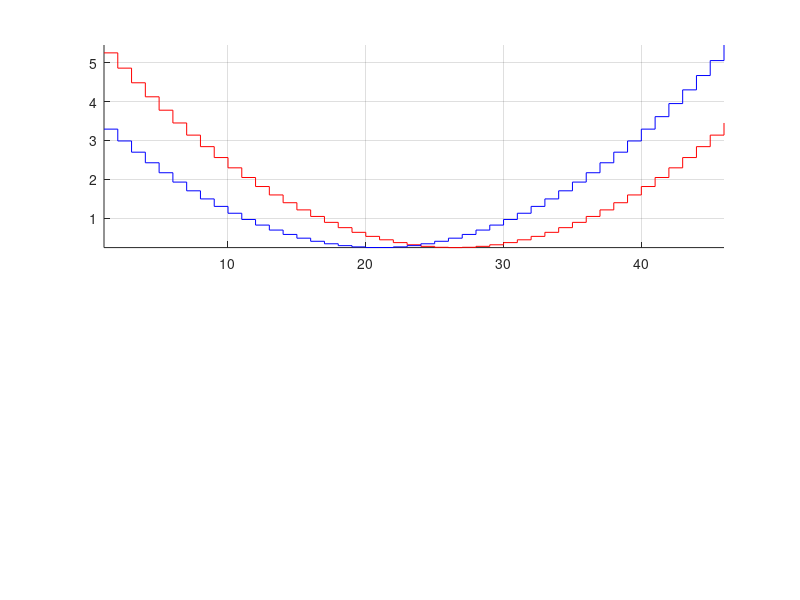

The MATLAB script that drew this image: (Note: this script raises an error after producing the figure.)
function [envelope_pos] = murf_envelope(interval, current_envelope_pos)
%MURF_ENVELOPE Create MuRF envelope curve
%   See also MURF, MURF_ENVELOPE_NEW.

	if nargin == 0
		interval = 0.2; 
	end

	min_pos = 1;
	max_pos = 10;
	max_amplitude = 5;
	envelope_pos = min_pos:interval:max_pos;
	%max_elements = numel(envelope_pos);
	% Or find numel this way:
	max_elements = ceil((max_pos - min_pos) / interval) + 1;
	
	
	if nargin < 2
		current_envelope_pos = floor(max_elements / 2);
	else
		current_envelope_pos = ceil(max_elements /  ...
			(max_pos / current_envelope_pos));
	end

	change_up = ((((-1) - (max_pos / 2.0) + envelope_pos).^2) / ...
		max_amplitude) + 0.25;
	change_down = ((((0.1) - (max_pos / 2.0) + envelope_pos).^2) / ...
		max_amplitude) + 0.25;
	
	subplot(2, 1, 1);
	stairs(change_up, 'r-');
	box off;
	grid;
	hold on;
	stairs(change_down, 'b-');
	hold off;
	%xlim([0, (10 / interval)]);
	set(gca, 'ytick', [1 2 3 4 5 ]);
	axis tight;

	enhancefigure('MuRF Rise/Fall Curve', 'Time', 'Rise and Fall');
	
	turn_around = 0;
	envelope_pos = zeros(1, max_elements);
	envelope_pos(1) = 0;
	%printf('%f-', envelope_pos);
	
	% Find num elements in curve for time slot placement
	change = 0;
	
	for counter = min_pos:1:max_elements + 1
		if change >= max_amplitude
			turn_around = 1;
		end

		if turn_around == 0
			change = change + change_up(current_envelope_pos);
		else
			change = change - change_down(current_envelope_pos);
		end

		if change > max_amplitude
			change = max_amplitude;
		end

		if change <= 0
			start_pos = counter;
			break;
		end
	end

	turn_around = 0;
	change = 0;
	start_pos = max_elements - start_pos; 
	
	% Create curve
	for counter = start_pos + 1:1:max_elements + 1
		if change >= max_amplitude
			turn_around = 1;
		end

		if turn_around == 0
			change = change + change_up(current_envelope_pos);
		else
			change = change - change_down(current_envelope_pos);
		end

		if change > max_amplitude
			change = max_amplitude;
		end

		if change < 0
			change = 0;
		end
		
		envelope_pos(counter) = change;
	end

	subplot(2, 1, 2);
	stairs(envelope_pos, 'm-');
	box off;
	grid;
	axis tight;
	enhancefigure('MuRF Envelope Curve', 'Amplitude', 'Time');
end
